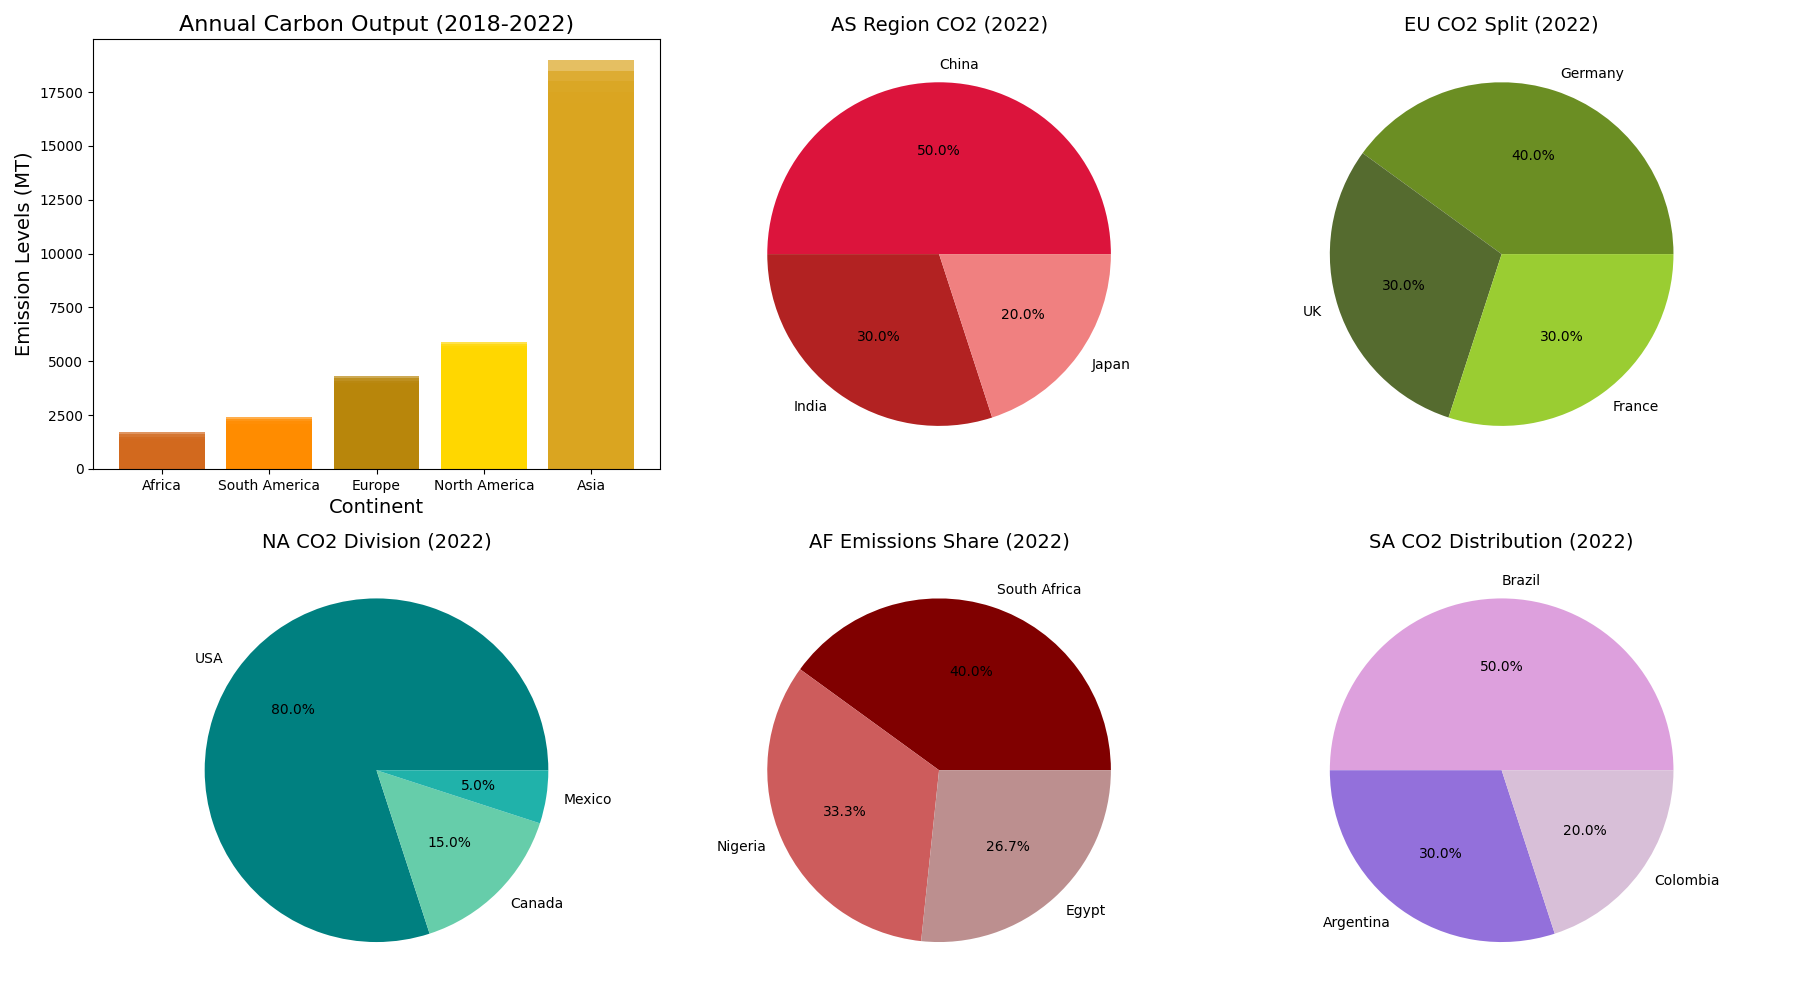

Write the Python code that produced this figure.
import matplotlib.pyplot as plt
import numpy as np

years = ['2018', '2019', '2020', '2021', '2022']

emissions_data = {
    '2018': [('Africa', 1300), ('South America', 2000), ('Europe', 4300), ('North America', 5900), ('Asia', 17000)],
    '2019': [('Africa', 1400), ('South America', 2100), ('Europe', 4200), ('North America', 5800), ('Asia', 17500)],
    '2020': [('Africa', 1500), ('South America', 2200), ('Europe', 4100), ('North America', 5700), ('Asia', 18000)],
    '2021': [('Africa', 1600), ('South America', 2300), ('Europe', 4000), ('North America', 5600), ('Asia', 18500)],
    '2022': [('Africa', 1700), ('South America', 2400), ('Europe', 3900), ('North America', 5500), ('Asia', 19000)]
}

sorted_years = {year: sorted(data, key=lambda x: x[1]) for year, data in emissions_data.items()}

fig, axs = plt.subplots(nrows=2, ncols=3, figsize=(18, 10))

for i, year in enumerate(years):
    axs[0, 0].bar(
        [label for label, _ in sorted_years[year]],
        [emission for _, emission in sorted_years[year]],
        alpha=0.7,
        color=['chocolate', 'darkorange', 'darkgoldenrod', 'gold', 'goldenrod']
    )

axs[0, 0].set_title('Annual Carbon Output (2018-2022)', fontsize=16)
axs[0, 0].set_xlabel('Continent', fontsize=14)
axs[0, 0].set_ylabel('Emission Levels (MT)', fontsize=14)

axs[1, 0].pie([80, 15, 5], labels=['USA', 'Canada', 'Mexico'], autopct='%1.1f%%', colors=['teal', 'mediumaquamarine', 'lightseagreen'])
axs[1, 0].set_title('NA CO2 Division (2022)', fontsize=14)

# Switch positions of these two pie charts
axs[0, 2].pie([40, 30, 30], labels=['Germany', 'UK', 'France'], autopct='%1.1f%%', colors=['olivedrab', 'darkolivegreen', 'yellowgreen'])
axs[0, 2].set_title('EU CO2 Split (2022)', fontsize=14)

axs[0, 1].pie([50, 30, 20], labels=['China', 'India', 'Japan'], autopct='%1.1f%%', colors=['crimson', 'firebrick', 'lightcoral'])
axs[0, 1].set_title('AS Region CO2 (2022)', fontsize=14)

axs[1, 1].pie([30, 25, 20], labels=['South Africa', 'Nigeria', 'Egypt'], autopct='%1.1f%%', colors=['maroon', 'indianred', 'rosybrown'])
axs[1, 1].set_title('AF Emissions Share (2022)', fontsize=14)

axs[1, 2].pie([50, 30, 20], labels=['Brazil', 'Argentina', 'Colombia'], autopct='%1.1f%%', colors=['plum', 'mediumpurple', 'thistle'])
axs[1, 2].set_title('SA CO2 Distribution (2022)', fontsize=14)

plt.tight_layout()
plt.show()
